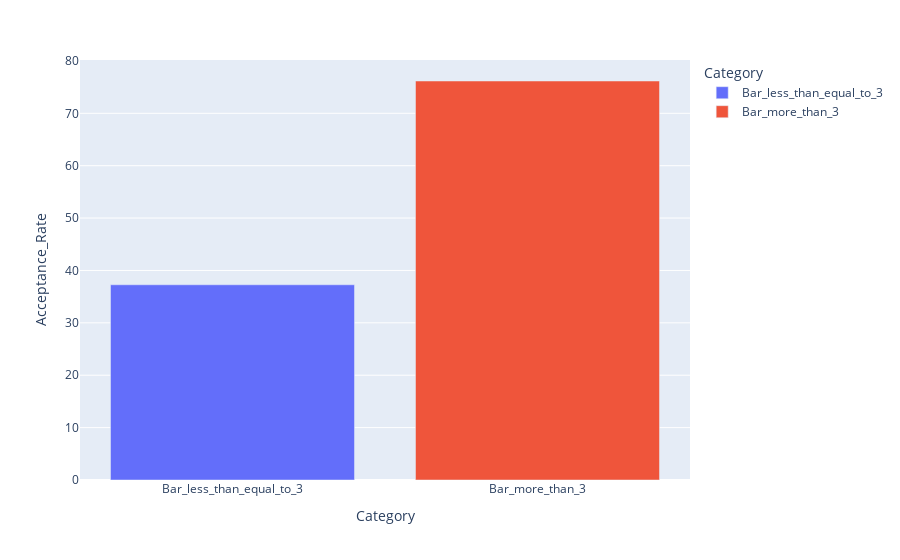

The notebook cell this image was saved under:
### Code cell
px.bar(acceptance_df,x="Category",y="Acceptance_Rate",color="Category")

### Figure 1 — Plotly figure (JSON) as saved in the notebook; plotly's stock layout.template omitted (floating-point values rounded to 4 significant figures)
{"data": [{"hovertemplate": "Category=%{x}<br>Acceptance_Rate=%{y}<extra></extra>", "legendgroup": "Bar_less_than_equal_to_3", "marker": {"color": "#636efa", "pattern": {"shape": ""}}, "name": "Bar_less_than_equal_to_3", "orientation": "v", "showlegend": true, "textposition": "auto", "type": "bar", "x": ["Bar_less_than_equal_to_3"], "xaxis": "x", "y": [37.27], "yaxis": "y"}, {"hovertemplate": "Category=%{x}<br>Acceptance_Rate=%{y}<extra></extra>", "legendgroup": "Bar_more_than_3", "marker": {"color": "#EF553B", "pattern": {"shape": ""}}, "name": "Bar_more_than_3", "orientation": "v", "showlegend": true, "textposition": "auto", "type": "bar", "x": ["Bar_more_than_3"], "xaxis": "x", "y": [76.17], "yaxis": "y"}], "layout": {"barmode": "relative", "legend": {"title": {"text": "Category"}, "tracegroupgap": 0}, "margin": {"t": 60}, "xaxis": {"anchor": "y", "categoryarray": ["Bar_less_than_equal_to_3", "Bar_more_than_3"], "categoryorder": "array", "domain": [0, 1], "title": {"text": "Category"}}, "yaxis": {"anchor": "x", "domain": [0, 1], "title": {"text": "Acceptance_Rate"}}}}
